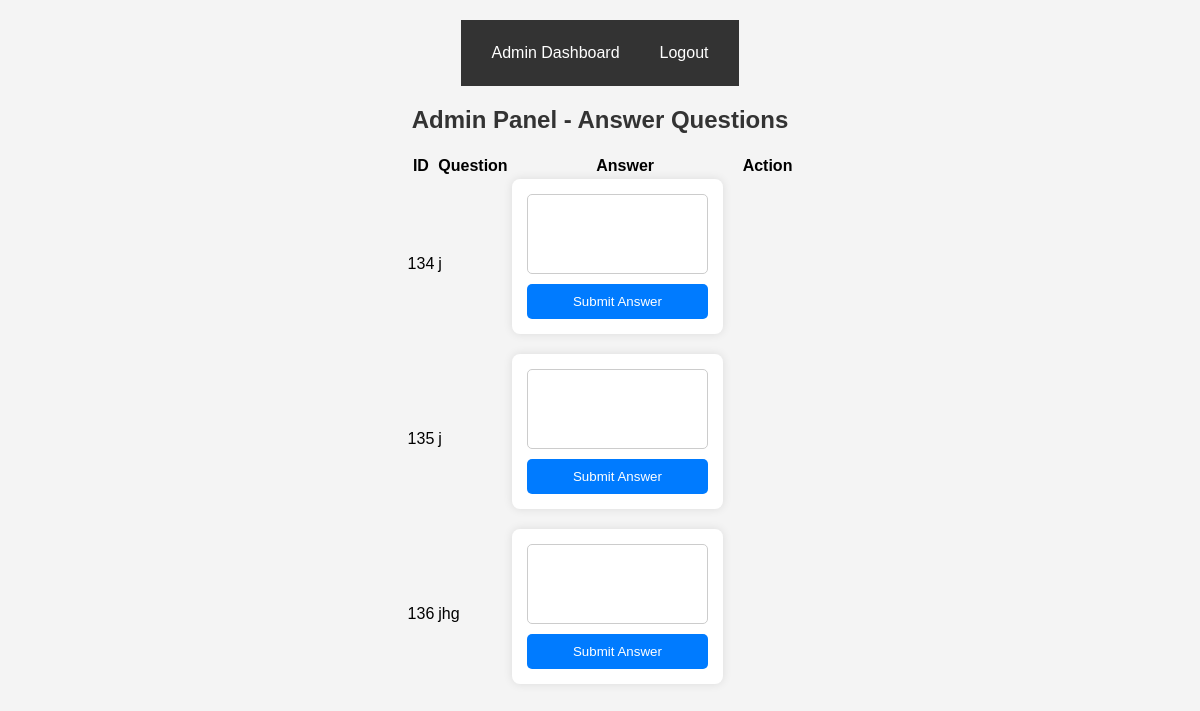
The app's page /qna.php with its own data.
### tables this page shows
CREATE TABLE `qna` (
  `id` int(11) NOT NULL,
  `question` text NOT NULL,
  `answer` text DEFAULT NULL,
  `created_at` timestamp NOT NULL DEFAULT current_timestamp()
);

### qna.php (the view, shortened to what this page needs)
<?php
require 'adminnavbar.php';
?>
<?php
$servername = "localhost";
$username = "root";
$password = "";
$dbname = "ecometrics";
$conn = new mysqli($servername, $username, $password, $dbname);
$result = $conn->query("SELECT * FROM qna WHERE answer IS NULL OR answer = ''");
?>
<!DOCTYPE html>
<html>
<head>
</head>
<body>
    <h2>Admin Panel - Answer Questions</h2>
    <table>
        <tr>
            <th>ID</th>
            <th>Question</th>
            <th>Answer</th>
            <th>Action</th>
        </tr>
        <?php while ($row = $result->fetch_assoc()) { ?>
            <tr>
                <td><?= $row['id'] ?></td>
                <td><?= htmlspecialchars($row['question']) ?></td>
                <td>
                    <form method="post">
                        <textarea name="answer" required></textarea>
                        <button type="submit">Submit Answer</button>
                    </form>
                </td>
            </tr>
        <?php } ?>
    </table>
</body>
</html>

### qna.php (style rules this page uses)
body { font-family: Arial, sans-serif; background-color: #f4f4f4; margin: 0; padding: 20px; display: flex; flex-direction: column; align-items: center; }
h2 { color: #333; }
form { background: white; padding: 15px; border-radius: 8px; box-shadow: 0 0 10px rgba(0, 0, 0, 0.1); width: 80%; max-width: 500px; display: flex; flex-direction: column; }
textarea { width: 100%; height: 80px; padding: 10px; border: 1px solid #ccc; border-radius: 5px; resize: none; }
button { background-color: #007bff; color: white; border: none; padding: 10px; margin-top: 10px; cursor: pointer; border-radius: 5px; }

### records on screen
qna: id "134", question "j"
qna: id "135", question "j"
qna: id "136", question "jhg"
